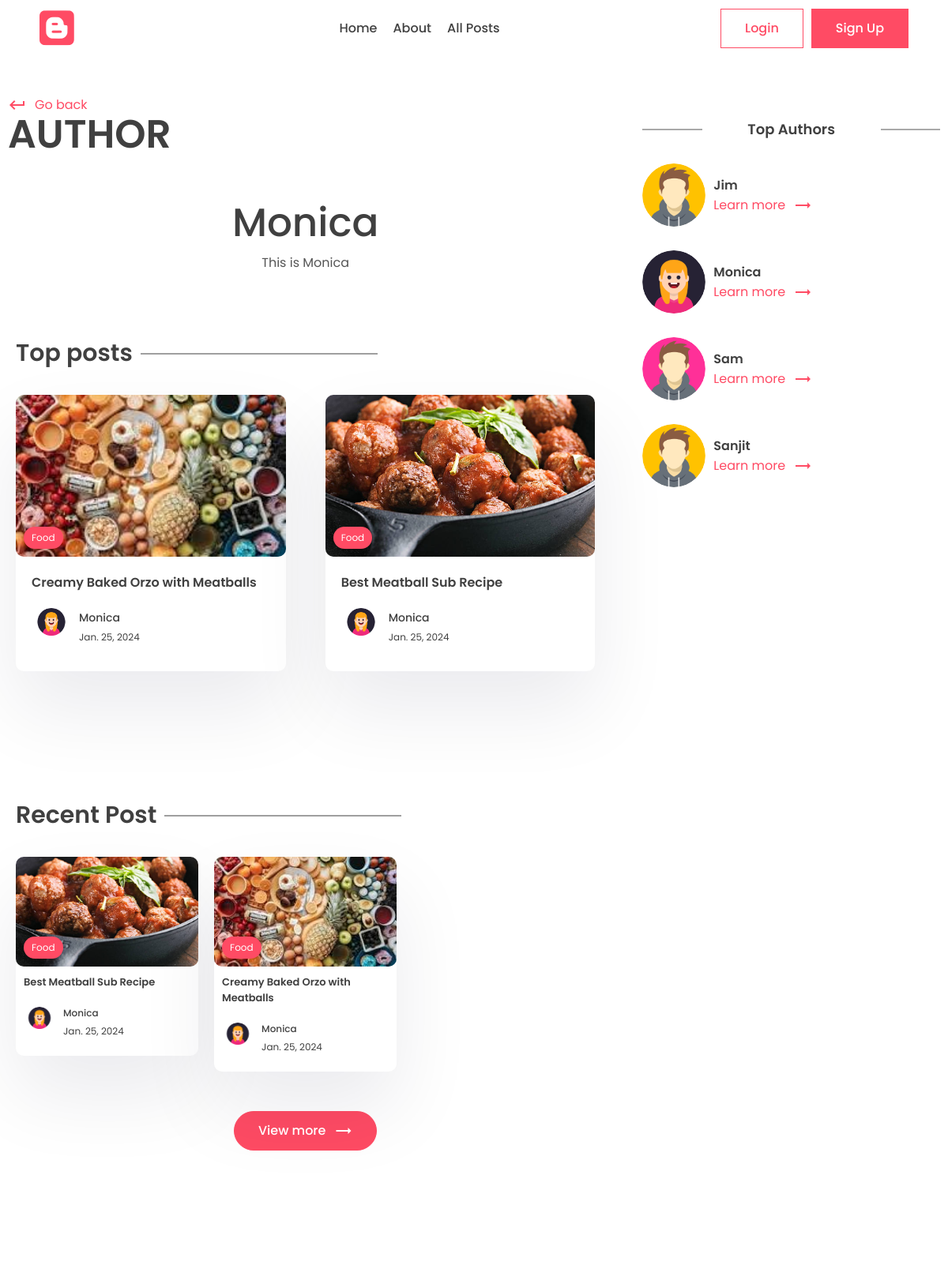
Before: /author/monica (upper part) with the older database file.
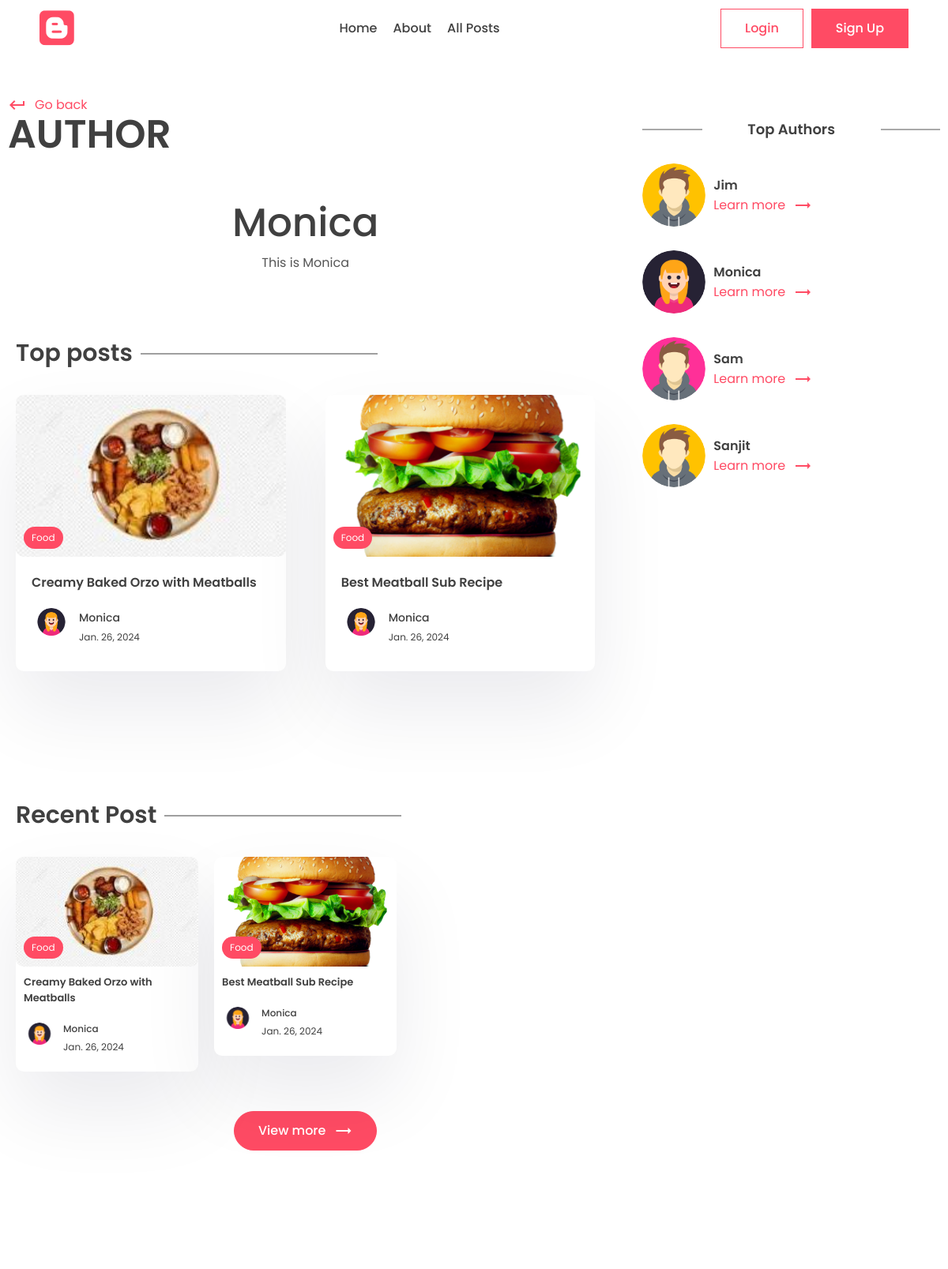
After: the same page with the newer database file.
### app/models.py (models this page shows, shortened)
class Profile(models.Model):
    user = models.OneToOneField(User, on_delete=models.CASCADE)
    profile_image = models.ImageField(
        null=True, blank=True, upload_to="images/")
    slug = models.SlugField(max_length=200, unique=True)
    bio = models.CharField(max_length=200)

class Post(models.Model):
    title = models.CharField(max_length=200)
    content = models.TextField()
    last_updated = models.DateTimeField(auto_now=True)
    slug = models.SlugField(max_length=200, unique=True)
    image = models.ImageField(null=True, blank=True, upload_to="images/")
    tags = models.ManyToManyField(Tag, blank=True, related_name='post')
    view_count = models.IntegerField(null=True, blank=True)
    is_featured = models.BooleanField(default=False)
    author = models.ForeignKey(
        User, on_delete=models.CASCADE, null=True, blank=True)
    bookmarks = models.ManyToManyField(
        User, related_name="bookmarks", default=None, blank=True)
    likes = models.ManyToManyField(
        User, related_name="post_like", default=None, blank=True)

class Tag(models.Model):
    name = models.CharField(max_length=100)
    description = models.CharField(max_length=100)
    slug = models.SlugField(max_length=200, unique=True)

### app/views.py (the view)
# urls.py: path('author/<slug:slug>', views.author_page, name='author_page'),
def author_page(request, slug):
    profile = Profile.objects.get(slug=slug)
    top_posts = Post.objects.filter(
        author=profile.user).order_by('-view_count')[0:2]
    recent_posts = Post.objects.filter(
        author=profile.user).order_by('-last_updated')[0:2]
    top_authors = User.objects.annotate(
        number=Count('post')).order_by('number')
    context = {'profile': profile, 'top_posts': top_posts,
               'recent_posts': recent_posts, 'top_authors': top_authors}
    return render(request, 'app/author.html', context)

### app/templates/app/author.html (shortened to what this page needs)
{% extends "base.html" %}
{% block content %}
      <div class="container">
        <div class="layout">
          <div class="left">
            <div class="page-top">
              <div class="top flex">
                <div class="page-name">
                  <a href="#" class="learn">
                    <span class="material-icons"> keyboard_return </span> Go
                    back
                  </a>
                  <h1>Author</h1>
                </div>
              </div>
            </div>
            <center>
              <div class="typo">
                <h1 class="title">{{profile.user.first_name}}</h1>
                <p>
                  {{profile.bio}}
                </p>
              </div>
            </center>
            <section class="sp">
              <div class="container">
                <h1 class="sec-title">Top posts</h1>
                <div class="grid-2 blog">
                {% for post in top_posts %}
                  <a href="{% url "post_page" post.slug %}">
                    <div class="card">
                      <div class="post-img">
                        <img src="{{post.image.url}}" alt="" />
                        <div class="tag">{{post.tags.all.0.name}}</div>
                      </div>
                      <div class="card-content">
                        <h3>
                          {{post.title}}
                        </h3>
                        <div class="author">
                          <div class="profile-pic">
                            <img src="{{post.author.profile.profile_image.url}}" alt="" />
                          </div>
                          <div class="details">
                            <p>{{post.author.first_name}}</p>
                            <small>{{post.last_updated|date}}</small>
                          </div>
                        </div>
                      </div>
                    </div>
                  </a>
                  {% empty %}
                  <p>Nothing to show Here.</p>
                {% endfor %}
                </div>
              </div>
            </section>
            <section class="sp">
              <div class="container">
                <h1 class="sec-title">Recent Post</h1>
                <div class="grid-3 blog-grid">
                {% for post in recent_posts %}
                  <a href="{% url "post_page" post.slug %}">
                    <div class="card">
                      <div class="post-img">
                        <img src="{{post.image.url}}" alt="" />
                        <div class="tag">{{post.tags.all.0.name}}</div>
                      </div>
                      <div class="card-content">
                        <h3>
                          {{post.title}}
                        </h3>
                        <div class="author">
                          <div class="profile-pic">
                            <img src="{{post.author.profile.profile_image.url}}" alt="" />
                          </div>
                          <div class="details">
                            <p>{{post.author.first_name}}</p>
                            <small>{{post.last_updated|date}}</small>
                          </div>
                        </div>
                      </div>
                    </div>
                  </a>
                {% empty %}
                  <p>Nothing to show Here.</p>
                {% endfor %}
                </div>
                <center>
                  <button class="btn btn-primary rounded view">
                    View more
                    <span class="material-icons"> trending_flat </span>
                  </button>
                </center>
              </div>
            </section>
          </div>
          <div class="right">
            <div class="block">
              <h2 class="title2">Top Authors</h2>
              {% for author in top_authors %}
              <div class="recent-post other-author">
                <div class="rounded-img">
                  <img src="{{author.profile.profile_image.url}}" alt="" />
                </div>
                <div class="recent-content">
                  <h3>
                    {{author.first_name}}
                  </h3>
                  <a class="learn" href="{% url "author_page" author.profile.slug %}">Learn more
                    <span class="material-icons"> trending_flat </span>
                </a>
                </div>
              </div>
              {% endfor %}
            </div>
          </div>
        </div>
      </div>
{% endblock content %}

### templates/base.html (shortened to what this page needs)
{% load static %}
<!DOCTYPE html>
<html lang="en">
<head>
  <link rel="stylesheet" href="{% static "app/style.css" %}" />
  <link rel="stylesheet" href="https://unicons.iconscout.com/release/v2.1.6/css/unicons.css" />
  <link rel="stylesheet" href="https://cdnjs.cloudflare.com/ajax/libs/font-awesome/6.1.1/css/all.min.css"
 />
</head>
<body>
  <header>
    <div class="container container-fluid">
      <a class="logo" href="{% url "index" %}">
        <i class="fa-brands fa-blogger"></i>
      </a>
      <div class="links">
        <a href="{% url "index" %}">Home</a>
        <a href="{% url "about" %}">About</a>
        <a href="{% url "all_posts" %}">All Posts</a>
      </div>
      <div class="action-btn">
        {% if user.is_authenticated %}
        <form action="{% url "logout" %}" method="post">
          {% csrf_token %}
        <a href="{% url "logout" %}"><button class="btn btn-scoundary">Logout</button></a>
      </form>
        {% else %}
        <a href="{% url "login" %}"><button class="btn btn-scoundary">Login</button></a>
        <a href="{% url "register" %}">
          <button class="btn btn-primary">Sign Up</button></a>
        {% endif %}
      </div>
    </div>
  </header>
  <main>{% block content %}{% endblock content %}</main>
  <footer>
  </footer>
</body>
</html>

Changed rows visible on the page:
changed Post "Creamy Baked Orzo with Meatballs": image: a different picture; last_updated "Jan. 25, 2024" → "Jan. 26, 2024"; moves up the list
changed Post "Best Meatball Sub Recipe": image: a different picture; last_updated "Jan. 25, 2024" → "Jan. 26, 2024"
